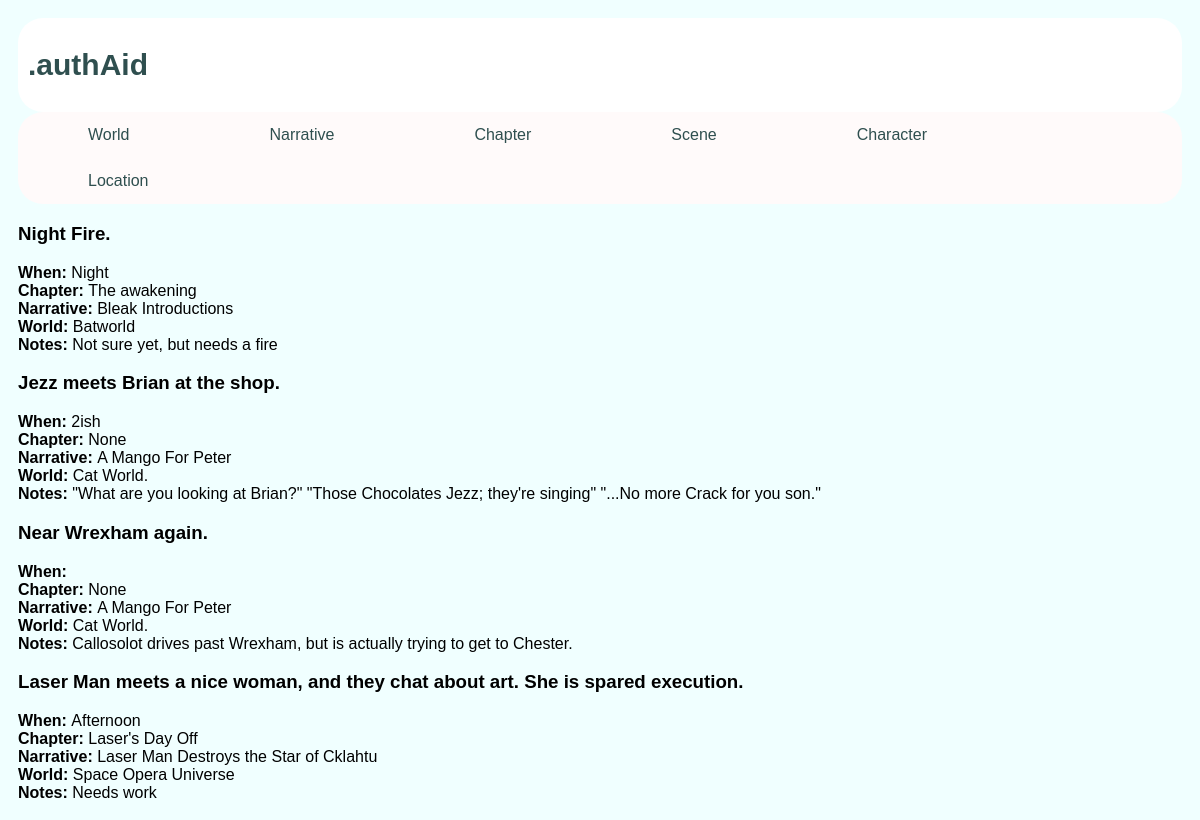
The page /author/scene/ on the database its author committed.
### author/models.py (models this page shows, shortened)
class Scene(models.Model):
    description = models.CharField(max_length=description_length, default='',blank=True)
    notes = notes_all
    time_and_or_date = models.CharField(max_length=100, default='',blank=True)
    chapter = models.ForeignKey(Chapter,on_delete=models.CASCADE, null=True,blank=True)
    ngi = models.ForeignKey(NarrativeGeneralInfo, on_delete=models.CASCADE, null=True,blank=True)
    world = models.ForeignKey(World, on_delete=models.CASCADE, null=True,blank=True)

class Chapter(models.Model):
    title = models.CharField(max_length=name_length,default='',blank=True)
    description = models.CharField(max_length=description_length,default='',blank=True)
    notes = notes_all
    ngi = models.ForeignKey(NarrativeGeneralInfo,on_delete=models.CASCADE, null=True,blank=True)
    world = models.ForeignKey(World, on_delete=models.CASCADE, null=True,blank=True)
    chapter_number = models.IntegerField(default=0)
    def __str__(self):
        return self.title

class NarrativeGeneralInfo(models.Model):
    title = models.CharField(max_length=name_length,default='',blank=True)
    description = models.CharField(max_length=description_length,default='',blank=True)
    notes = notes_all
    setting = models.CharField(max_length=2000, default='',blank=True)
    genre = models.CharField(max_length=200, default='',blank=True)
    world = models.ForeignKey(World,on_delete=models.CASCADE, null=True,blank=True)
    def __str__(self):
        return self.title

class World(models.Model):
    name = models.CharField(max_length=name_length, default='',blank=True)
    description = models.CharField(max_length=description_length, default='',blank=True)
    notes = notes_all
    def __str__(self):
        return self.name

class Location(models.Model):
    name = models.CharField(max_length=name_length, default='',blank=True)
    description = models.CharField(max_length=description_length, default='',blank=True)
    notes = notes_all
    world = models.ForeignKey(World, on_delete=models.CASCADE, null=True,blank=True)
    scenes = models.ManyToManyField(Scene,blank=True)
    chapters = models.ManyToManyField(Chapter,blank=True)

### author/views.py (the view)
# urls.py: path('scene/',views.SceneView.as_view(), name='scene'),
class SceneView(ListView):
    template_name = 'author/scene.html'
    context_object_name = 'scene_list'
    def get_queryset(self):
        return Scene.objects.all().order_by('world')

### author/templates/author/scene.html (shortened to what this page needs)
<!DOCTYPE html>
<html lang="en">
<head>
</head>
<body>
{% extends "author/base.html" %}
{%block content%}
{%if scene_list%}
    {%for scene in scene_list%}
        <h3>{{scene.description}}</h3>
        <b>When: </b>{{scene.time_and_or_date}}<br>
        <b>Chapter: </b>{{scene.chapter}}<br>
        <b>Narrative: </b>{{scene.ngi}}<br>
        <b>World: </b>{{scene.world }}<br>
        <b>Notes: </b>{{scene.notes}}<br>
    {%endfor%}
{%endif%}
{%endblock%}

### author/static/author/style.css (style rules this page uses)
* { box-sizing: border-box; border-radius: 25px }
body { font-family: arial; padding:10px; background: Azure; }

### rows shown on the page
Scene: description "Night Fire.", time_and_or_date "Night", chapter "The awakening", ngi "Bleak Introductions", world "Batworld", notes "Not sure yet, but needs a fire"
Scene: description "Jezz meets Brian at the shop.", time_and_or_date "2ish", chapter "None", ngi "A Mango For Peter", world "Cat World.", notes "\"What are you looking at Brian?\" \"Those Chocolates Jezz; they're singing\" \"...No more Crack for you son.\""
Scene: description "Near Wrexham again.", chapter "None", ngi "A Mango For Peter", world "Cat World.", notes "Callosolot drives past Wrexham, but is actually trying to get to Chester."
Scene: description "Laser Man meets a nice woman, and they chat about art. She is spared execution.", time_and_or_date "Afternoon", chapter "Laser's Day Off", ngi "Laser Man Destroys the Star of Cklahtu", world "Space Opera Universe", notes "Needs work"
